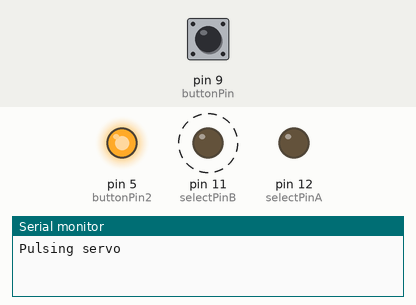
Recording of a sketch running on a simulated Arduino Uno, built with avr-gcc and run on an emulated ATmega328P. On the bench: output pins drawn as LEDs (lit = HIGH), the last lines printed to the serial monitor. Dashed ring = blinking. The inputs (shaded band) are chosen by the test bench; at power-on: pin 9 (buttonPin) LOW. Pins used as bus, display or sensor lines are not drawn.

Above: at 1.5 s.
At 4.8 s:
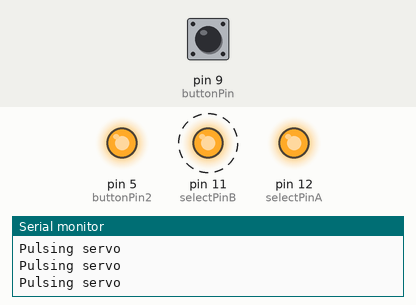
Timing chart, 0 to 6.8 s (numbered marks = the images above):
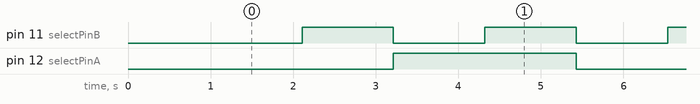

The sketch:

New_Servo_Test.ino
```cpp
int triggerPin = 10;
int selectPinA = 12;
int selectPinB = 11;
int powerPin = 6;

int buttonPin = 9;
int buttonPin2 = 5;

bool pushedFlag = false;

bool outA = false;
bool outB = false;

int counter = 0;

int wait = 7;

void setup() {
  // put your setup code here, to run once:
Serial.begin(9600);
  while(!Serial)

  pinMode(buttonPin, INPUT);
  pinMode(buttonPin2, OUTPUT);
  digitalWrite(buttonPin2, HIGH);

  pinMode(triggerPin, OUTPUT);
  pinMode(selectPinA, OUTPUT);
  pinMode(selectPinB, OUTPUT);

  pinMode(powerPin, OUTPUT);
  digitalWrite(powerPin, HIGH);

  digitalWrite(triggerPin, HIGH);

  delay(1000);
}

void loop() {
  // put your main code here, to run repeatedly:
  bool buttonIn = digitalRead(buttonPin);

 // if (!pushedFlag) {
    //pushedFlag = true;
/*
    if (counter < 4)
      counter ++;
    else
      counter = 0;

    if (counter < 2)
      outB = false;
    else
      outB = true;

    if (counter == 0 || counter == 2)
      outA = false;
    else
      outA = true;*/

    digitalWrite(selectPinA, LOW);
    digitalWrite(selectPinB, LOW);
    delay(100);
    digitalWrite(triggerPin, LOW); //LOW
    Serial.println("Pulsing servo");
    delay(wait);
    digitalWrite(triggerPin, HIGH);
    delay(1000);

    digitalWrite(selectPinA, LOW);
    digitalWrite(selectPinB, HIGH);
    delay(100);
    digitalWrite(triggerPin, LOW); //LOW
    Serial.println("Pulsing servo");
    delay(wait);
    digitalWrite(triggerPin, HIGH);
    delay(1000);

    digitalWrite(selectPinA, HIGH);
    digitalWrite(selectPinB, LOW);
    delay(100);
    digitalWrite(triggerPin, LOW); //LOW
    Serial.println("Pulsing servo");
    delay(wait);
    digitalWrite(triggerPin, HIGH);
    delay(1000);

    digitalWrite(selectPinA, HIGH);
    digitalWrite(selectPinB, HIGH);
    delay(100);
    digitalWrite(triggerPin, LOW); //LOW
    Serial.println("Pulsing servo");
    delay(wait);
    digitalWrite(triggerPin, HIGH);
    delay(1000);
    /*
    digitalWrite(selectPinA, HIGH);
    digitalWrite(selectPinB, LOW);
    delay(10000);
    digitalWrite(selectPinB, HIGH);
    digitalWrite(selectPinA, LOW);
    delay(10000);
    digitalWrite(selectPinA, HIGH);
    digitalWrite(selectPinB, HIGH);
    delay(10000);
    */


  }
 // }
/*
  if (!buttonIn)
    pushedFlag = false;

}*/
```

Measured:
- by itself, pin 11 (selectPinB): alternates HIGH for 1.1 s and LOW for 1.1 s
- by itself, pin 12 (selectPinA): alternates HIGH for 2.2 s and LOW for 2.2 s
- by itself, everything shown: repeats every 4.4 s, in 4 steps
